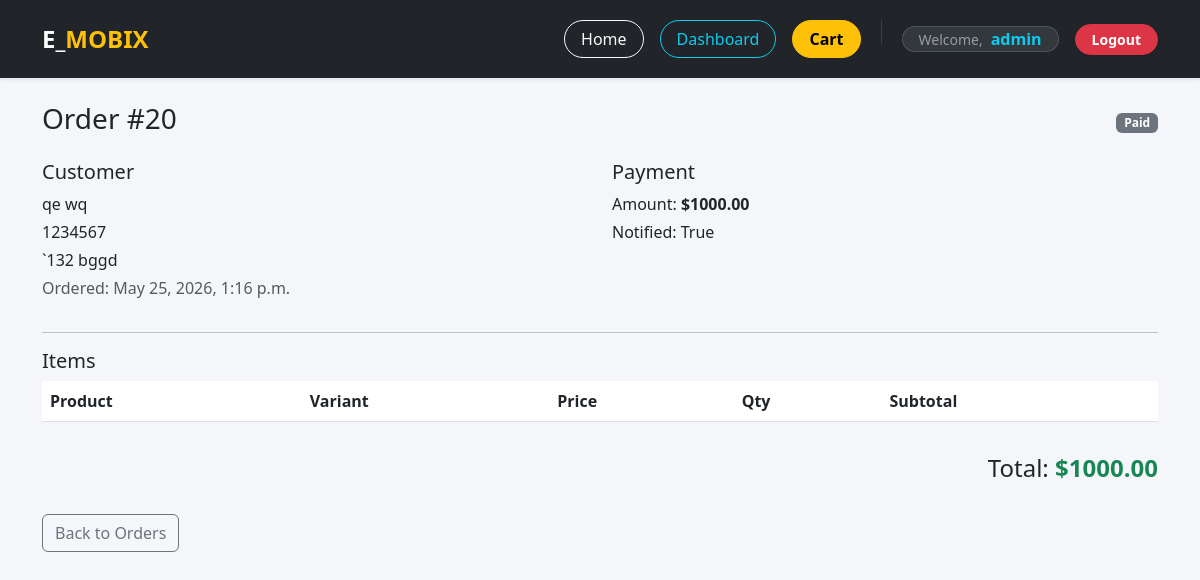
Screenshot of /dashboard/orders/20/ (signed in) with the database file from the repository.
### orders/models.py (models this page shows, shortened)
class Order(models.Model):
    STATUS_CHOICES = [
        ('pending',   'Pending'),
        ('paid',      'Paid'),
        ('shipped',   'Shipped'),
        ('cancelled', 'Cancelled'),
    ]
    status = models.CharField(max_length=20, choices=STATUS_CHOICES, default='pending')
    full_name = models.CharField(max_length=200, blank=True)
    phone = models.CharField(max_length=20, blank=True)
    address = models.TextField(blank=True)
    city = models.CharField(max_length=100, blank=True)
    notified = models.BooleanField(default=False)
    user = models.ForeignKey(User, on_delete=models.CASCADE)
    total = models.DecimalField(max_digits=10, decimal_places=2, default=0)
    created_at = models.DateTimeField(auto_now_add=True)

### dashboard/views.py (the view)
# urls.py: path('orders/<int:order_id>/', views.dashboard_order_detail, name='dashboard_order_detail'),
@staff_required
def dashboard_order_detail(request, order_id):
    order = get_object_or_404(Order, id=order_id)
    items = order.items.select_related('product', 'variant').all()
    return render(request, 'dashboard/order_detail.html', {
        'order': order,
        'items': items,
        'active_tab': 'orders'
    })

### dashboard/views.py (called while the page is built)
def staff_required(view_func):
    @functools.wraps(view_func)
    @login_required
    def wrapper(request, *args, **kwargs):
        if not request.user.is_staff:
            return redirect('home')
        return view_func(request, *args, **kwargs)
    return wrapper

### templates/dashboard/order_detail.html (shortened to what this page needs)
{% extends "base.html" %}
{% block content %}
<div class="container py-4">
  <div class="d-flex justify-content-between align-items-center mb-3">
    <h3>Order #{{ order.id }}</h3>
    <span class="badge bg-secondary">{{ order.get_status_display }}</span>
  </div>
  <div class="row">
    <div class="col-md-6">
      <h5>Customer</h5>
      <p class="mb-1">{{ order.full_name|default:order.user.username }}</p>
      <p class="mb-1">{{ order.phone }}</p>
      <p class="mb-1">{{ order.address }}</p>
      <p class="text-muted">Ordered: {{ order.created_at }}</p>
    </div>
    <div class="col-md-6">
      <h5>Payment</h5>
      <p class="mb-1">Amount: <strong>${{ order.total }}</strong></p>
      <p class="mb-1">Notified: {{ order.notified }}</p>
    </div>
  </div>
  <hr />
  <h5>Items</h5>
  <div class="table-responsive">
    <table class="table">
      <thead>
        <tr><th>Product</th><th>Variant</th><th>Price</th><th>Qty</th><th>Subtotal</th></tr>
      </thead>
    </table>
  </div>
  <div class="d-flex justify-content-end mt-3">
    <h4>Total: <strong class="text-success">${{ order.total }}</strong></h4>
  </div>
  <div class="mt-4">
    <a href="{% url 'dashboard_orders' %}" class="btn btn-outline-secondary">Back to Orders</a>
  </div>
</div>
{% endblock %}

### templates/base.html (shortened to what this page needs)
<!DOCTYPE html>
<html lang="en">
<head>
    <link href="https://cdn.jsdelivr.net/npm/bootstrap@5.3.0/dist/css/bootstrap.min.css" rel="stylesheet">
</head>
<body>
<nav class="navbar navbar-expand-lg navbar-dark bg-dark shadow-sm py-3 mb-0">
    <div class="container">
        <a class="navbar-brand fw-bold fs-4 text-uppercase tracking-wider" href="/">
            <span class="text-white">E_</span><span class="text-warning">Mobix</span>
        </a>
        <div class="collapse navbar-collapse justify-content-end" id="navbarNav">
            <div class="d-flex align-items-center gap-3 mt-3 mt-lg-0">
                <a href="/" class="btn btn-outline-light px-3 rounded-pill">Home</a>
                {% if user.is_authenticated and user.is_staff %}
                    <a href="{% url 'dashboard' %}" class="btn btn-outline-info px-3 rounded-pill">
                         Dashboard
                    </a>
                {% endif %}
                <a href="/cart/" class="btn btn-warning px-3 rounded-pill position-relative fw-bold">
                     Cart
                </a>
                {% if user.is_authenticated %}
                    <div class="d-flex align-items-center gap-2 bg-secondary bg-opacity-25 px-3 py-1.5 rounded-pill border border-secondary border-opacity-50">
                        <span class="text-white-50 small">Welcome,</span>
                        <span class="fw-bold text-info">{{ user.username }}</span>
                    </div>
                    <a href="{% url 'logout' %}" class="btn btn-danger px-3 rounded-pill shadow-sm btn-sm fw-bold">Logout</a>
                {% else %}
                    <a href="{% url 'login' %}" class="btn btn-outline-info px-3 rounded-pill btn-sm">Login</a>
                    <a href="{% url 'register' %}" class="btn btn-success px-3 rounded-pill btn-sm fw-bold shadow-sm">Register</a>
                {% endif %}
            </div>
        </div>
    </div>
</nav>
<div class="container-fluid px-0">
    {% block content %}{% endblock %}
</div>
</body>
</html>

### templates/base.html (style rules this page uses)
html, body { margin: 0; padding: 0; min-height: 100%; }
body { background: #f4f6f9; }
.navbar { box-shadow: 0 2px 10px rgba(0,0,0,0.1); position: sticky; z-index: 1000; top: 0; }

### rows the page displays
Order: id "20", status "Paid", full_name "qe wq", phone "1234567", address "`132 bggd", created_at "May 25, 2026, 1:16 p.m.", total "1000.00", notified "True"

### other values shown
{{ user.username }} "admin"
